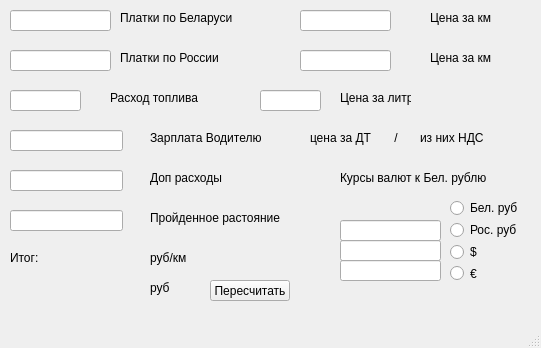
<?xml version="1.0" encoding="UTF-8"?>
<ui version="4.0">
 <class>MainWindow</class>
 <widget class="QMainWindow" name="MainWindow">
  <property name="enabled">
   <bool>true</bool>
  </property>
  <property name="geometry">
   <rect>
    <x>0</x>
    <y>0</y>
    <width>541</width>
    <height>348</height>
   </rect>
  </property>
  <property name="minimumSize">
   <size>
    <width>541</width>
    <height>330</height>
   </size>
  </property>
  <property name="baseSize">
   <size>
    <width>541</width>
    <height>350</height>
   </size>
  </property>
  <property name="windowTitle">
   <string>MainWindow</string>
  </property>
  <widget class="QWidget" name="centralwidget">
   <widget class="QLineEdit" name="belKm">
    <property name="geometry">
     <rect>
      <x>10</x>
      <y>10</y>
      <width>101</width>
      <height>21</height>
     </rect>
    </property>
   </widget>
   <widget class="QLabel" name="label">
    <property name="geometry">
     <rect>
      <x>120</x>
      <y>10</y>
      <width>201</width>
      <height>16</height>
     </rect>
    </property>
    <property name="text">
     <string>Платки по Беларуси</string>
    </property>
   </widget>
   <widget class="QLineEdit" name="CenaZaKmBel">
    <property name="geometry">
     <rect>
      <x>300</x>
      <y>10</y>
      <width>91</width>
      <height>21</height>
     </rect>
    </property>
   </widget>
   <widget class="QLabel" name="label_2">
    <property name="geometry">
     <rect>
      <x>430</x>
      <y>10</y>
      <width>61</width>
      <height>16</height>
     </rect>
    </property>
    <property name="text">
     <string>Цена за км</string>
    </property>
   </widget>
   <widget class="QLineEdit" name="rossKm_2">
    <property name="geometry">
     <rect>
      <x>10</x>
      <y>50</y>
      <width>101</width>
      <height>21</height>
     </rect>
    </property>
   </widget>
   <widget class="QLabel" name="label_3">
    <property name="geometry">
     <rect>
      <x>430</x>
      <y>50</y>
      <width>61</width>
      <height>16</height>
     </rect>
    </property>
    <property name="text">
     <string>Цена за км</string>
    </property>
   </widget>
   <widget class="QLineEdit" name="CenaZaKmRoss">
    <property name="geometry">
     <rect>
      <x>300</x>
      <y>50</y>
      <width>91</width>
      <height>21</height>
     </rect>
    </property>
   </widget>
   <widget class="QLabel" name="label_4">
    <property name="geometry">
     <rect>
      <x>120</x>
      <y>50</y>
      <width>201</width>
      <height>16</height>
     </rect>
    </property>
    <property name="text">
     <string>Платки по России</string>
    </property>
   </widget>
   <widget class="QLineEdit" name="RashTop">
    <property name="geometry">
     <rect>
      <x>10</x>
      <y>90</y>
      <width>71</width>
      <height>21</height>
     </rect>
    </property>
   </widget>
   <widget class="QLabel" name="label_5">
    <property name="geometry">
     <rect>
      <x>110</x>
      <y>90</y>
      <width>91</width>
      <height>16</height>
     </rect>
    </property>
    <property name="text">
     <string>Расход топлива</string>
    </property>
   </widget>
   <widget class="QLineEdit" name="CenaZaLitr">
    <property name="geometry">
     <rect>
      <x>260</x>
      <y>90</y>
      <width>61</width>
      <height>21</height>
     </rect>
    </property>
   </widget>
   <widget class="QLabel" name="label_6">
    <property name="geometry">
     <rect>
      <x>340</x>
      <y>90</y>
      <width>71</width>
      <height>16</height>
     </rect>
    </property>
    <property name="text">
     <string>Цена за литр</string>
    </property>
   </widget>
   <widget class="QLineEdit" name="zpVod">
    <property name="geometry">
     <rect>
      <x>10</x>
      <y>130</y>
      <width>113</width>
      <height>21</height>
     </rect>
    </property>
   </widget>
   <widget class="QLabel" name="label_7">
    <property name="geometry">
     <rect>
      <x>150</x>
      <y>130</y>
      <width>111</width>
      <height>16</height>
     </rect>
    </property>
    <property name="text">
     <string>Зарплата Водителю</string>
    </property>
   </widget>
   <widget class="QLineEdit" name="rasstoianie">
    <property name="geometry">
     <rect>
      <x>10</x>
      <y>210</y>
      <width>113</width>
      <height>21</height>
     </rect>
    </property>
   </widget>
   <widget class="QLabel" name="label_8">
    <property name="geometry">
     <rect>
      <x>150</x>
      <y>210</y>
      <width>151</width>
      <height>16</height>
     </rect>
    </property>
    <property name="text">
     <string>Пройденное растояние</string>
    </property>
   </widget>
   <widget class="QLineEdit" name="dopRash">
    <property name="geometry">
     <rect>
      <x>10</x>
      <y>170</y>
      <width>113</width>
      <height>21</height>
     </rect>
    </property>
   </widget>
   <widget class="QLabel" name="label_9">
    <property name="geometry">
     <rect>
      <x>150</x>
      <y>170</y>
      <width>91</width>
      <height>16</height>
     </rect>
    </property>
    <property name="text">
     <string>Доп расходы</string>
    </property>
   </widget>
   <widget class="QLabel" name="label_10">
    <property name="geometry">
     <rect>
      <x>10</x>
      <y>250</y>
      <width>51</width>
      <height>16</height>
     </rect>
    </property>
    <property name="text">
     <string>Итог:</string>
    </property>
   </widget>
   <widget class="QLabel" name="itogKm">
    <property name="geometry">
     <rect>
      <x>50</x>
      <y>250</y>
      <width>91</width>
      <height>16</height>
     </rect>
    </property>
    <property name="text">
     <string/>
    </property>
   </widget>
   <widget class="QPushButton" name="pushButton">
    <property name="geometry">
     <rect>
      <x>210</x>
      <y>280</y>
      <width>80</width>
      <height>21</height>
     </rect>
    </property>
    <property name="text">
     <string>Пересчитать</string>
    </property>
   </widget>
   <widget class="QLabel" name="label_11">
    <property name="geometry">
     <rect>
      <x>150</x>
      <y>250</y>
      <width>111</width>
      <height>16</height>
     </rect>
    </property>
    <property name="text">
     <string>руб/км</string>
    </property>
   </widget>
   <widget class="QLabel" name="itog">
    <property name="geometry">
     <rect>
      <x>50</x>
      <y>280</y>
      <width>101</width>
      <height>16</height>
     </rect>
    </property>
    <property name="text">
     <string/>
    </property>
   </widget>
   <widget class="QLabel" name="label_12">
    <property name="geometry">
     <rect>
      <x>150</x>
      <y>280</y>
      <width>61</width>
      <height>16</height>
     </rect>
    </property>
    <property name="text">
     <string>руб</string>
    </property>
   </widget>
   <widget class="QLabel" name="label_14">
    <property name="geometry">
     <rect>
      <x>310</x>
      <y>130</y>
      <width>121</width>
      <height>16</height>
     </rect>
    </property>
    <property name="text">
     <string>цена за ДТ       /</string>
    </property>
   </widget>
   <widget class="QLabel" name="label_13">
    <property name="geometry">
     <rect>
      <x>420</x>
      <y>130</y>
      <width>81</width>
      <height>16</height>
     </rect>
    </property>
    <property name="text">
     <string>из них НДС</string>
    </property>
   </widget>
   <widget class="QLabel" name="cBenz">
    <property name="geometry">
     <rect>
      <x>310</x>
      <y>150</y>
      <width>47</width>
      <height>13</height>
     </rect>
    </property>
    <property name="text">
     <string/>
    </property>
   </widget>
   <widget class="QLabel" name="NDS">
    <property name="geometry">
     <rect>
      <x>420</x>
      <y>150</y>
      <width>47</width>
      <height>13</height>
     </rect>
    </property>
    <property name="text">
     <string/>
    </property>
   </widget>
   <widget class="QLineEdit" name="kursRus">
    <property name="geometry">
     <rect>
      <x>340</x>
      <y>220</y>
      <width>101</width>
      <height>21</height>
     </rect>
    </property>
   </widget>
   <widget class="QLineEdit" name="kursDol">
    <property name="geometry">
     <rect>
      <x>340</x>
      <y>240</y>
      <width>101</width>
      <height>21</height>
     </rect>
    </property>
   </widget>
   <widget class="QLineEdit" name="kursEvr">
    <property name="geometry">
     <rect>
      <x>340</x>
      <y>260</y>
      <width>101</width>
      <height>21</height>
     </rect>
    </property>
   </widget>
   <widget class="QLabel" name="label_15">
    <property name="geometry">
     <rect>
      <x>340</x>
      <y>170</y>
      <width>181</width>
      <height>16</height>
     </rect>
    </property>
    <property name="text">
     <string>Курсы валют к Бел. рублю</string>
    </property>
   </widget>
   <widget class="QWidget" name="">
    <property name="geometry">
     <rect>
      <x>450</x>
      <y>200</y>
      <width>86</width>
      <height>81</height>
     </rect>
    </property>
    <layout class="QVBoxLayout" name="verticalLayout">
     <item>
      <widget class="QRadioButton" name="BBelRub">
       <property name="text">
        <string>Бел. руб</string>
       </property>
      </widget>
     </item>
     <item>
      <widget class="QRadioButton" name="BRusRub">
       <property name="text">
        <string>Рос. руб</string>
       </property>
      </widget>
     </item>
     <item>
      <widget class="QRadioButton" name="Bdol">
       <property name="text">
        <string>$</string>
       </property>
      </widget>
     </item>
     <item>
      <widget class="QRadioButton" name="Bevr">
       <property name="text">
        <string>€</string>
       </property>
      </widget>
     </item>
    </layout>
   </widget>
  </widget>
  <widget class="QMenuBar" name="menubar">
   <property name="geometry">
    <rect>
     <x>0</x>
     <y>0</y>
     <width>541</width>
     <height>20</height>
    </rect>
   </property>
  </widget>
  <widget class="QStatusBar" name="statusbar"/>
 </widget>
 <tabstops>
  <tabstop>belKm</tabstop>
  <tabstop>CenaZaKmBel</tabstop>
  <tabstop>rossKm_2</tabstop>
  <tabstop>CenaZaKmRoss</tabstop>
  <tabstop>RashTop</tabstop>
  <tabstop>CenaZaLitr</tabstop>
  <tabstop>zpVod</tabstop>
  <tabstop>dopRash</tabstop>
  <tabstop>rasstoianie</tabstop>
  <tabstop>pushButton</tabstop>
 </tabstops>
 <resources/>
 <connections/>
</ui>
